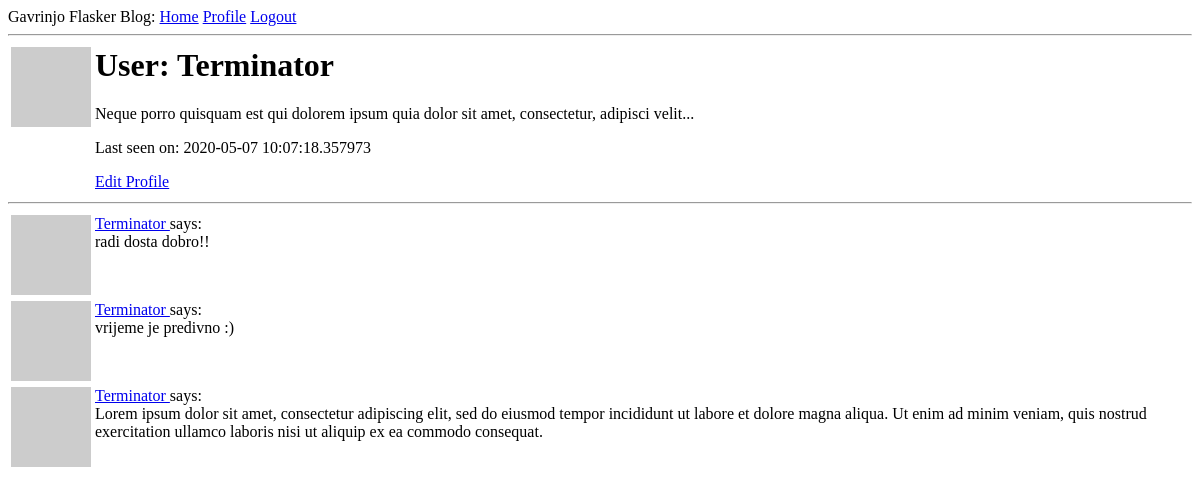
/user/Terminator (signed in), run on an earlier commit of the app's database.
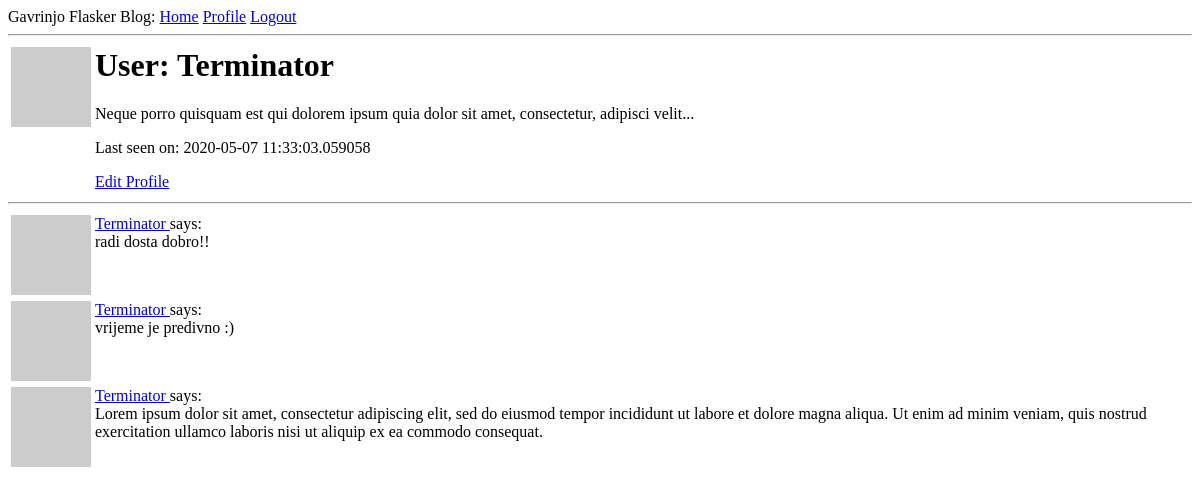
And on a later commit of the database.
### app/models.py (models this page shows, shortened)
class User(UserMixin, db.Model):
    id = db.Column(db.Integer, primary_key=True)
    username = db.Column(db.String(64), index=True, unique=True)
    email = db.Column(db.String(120), index=True, unique=True)
    password_hash = db.Column(db.String(128))
    about_me = db.Column(db.String(140))
    last_seen = db.Column(db.DateTime, default=datetime.utcnow)
    post = db.relationship("Post", backref="author", lazy="dynamic")
    def avatar(self, size):
        digest = md5(self.email.lower().encode("utf-8")).hexdigest()
        return f"https://www.gravatar.com/avatar/{digest}?d=identicon&r=x&s={size}"

class Post(db.Model):
    id = db.Column(db.Integer, primary_key=True)
    body = db.Column(db.String(140))
    timestamp = db.Column(db.DateTime, index=True, default=datetime.utcnow)
    user_id = db.Column(db.Integer, db.ForeignKey("user.id"))

### app/routes.py (the view)
@app.route("/user/<username>")
@login_required
def user(username):
    user = User.query.filter_by(username=username).first_or_404()
    posts = user.post.order_by(Post.timestamp.desc()).all()
    return render_template("user.html", title=user.username, user=user, posts=posts)

### app/models.py (called while the page is built)
@login.user_loader
def load_user(id):
    return User.query.get(int(id))

### app/routes.py (called while the page is built)
@app.before_request
def before_request():
    if current_user.is_authenticated:
        current_user.last_seen = datetime.utcnow()
        db.session.commit()

### app/templates/user.html
{% extends 'base.html' %}
{% block content %}
    <table>
        <tr valign="top">
            <td><img src="{{ user.avatar(128) }}"></td>
            <td>
                <h1>User: {{ user.username }}</h1>
                {% if user.about_me %}<p>{{ user.about_me }}</p>{% endif %}
                {% if user.last_seen %}<p>Last seen on: {{ user.last_seen }}</p>{% endif %}
                {% if user == current_user %}
                <a href="{{ url_for('edit_profile') }}">Edit Profile</a>
                {% endif %}
            </td>
        </tr>
    </table>
    <hr>
    {% for post in posts %}
        {% include "_post.html" %}
    {% endfor %}
{% endblock %}

### app/templates/base.html (shortened to what this page needs)
<html lang="en">
<head>
</head>
<body>
    <div>Gavrinjo Flasker Blog:
        <a href="{{ url_for('index') }}">Home</a>
        {% if current_user.is_anonymous %}
        <a href="{{ url_for('login') }}">Login</a>
        {% else %}
        <a href="{{ url_for('user', username=current_user.username) }}">Profile</a>
        <a href="{{ url_for('logout') }}">Logout</a>
        {% endif %}
    </div>
    <hr>
    {% block content %} {% endblock content %}
</body>
</html>

### app/templates/_post.html
    <table>
        <tr valign="top">
            <td><img src="{{ post.author.avatar(36) }}"></td>
            <td>
                <a href="{{ url_for('user', username=post.author.username) }}">
                    {{ post.author.username }}
                </a>
                says:<br>{{ post.body }}
            </td>
        </tr>
    </table>

What changed in the data, as far as the page shows it:
changed User "Terminator": last_seen "2020-05-07 10:07:18.357973" → "2020-05-07 11:33:03.059058"
